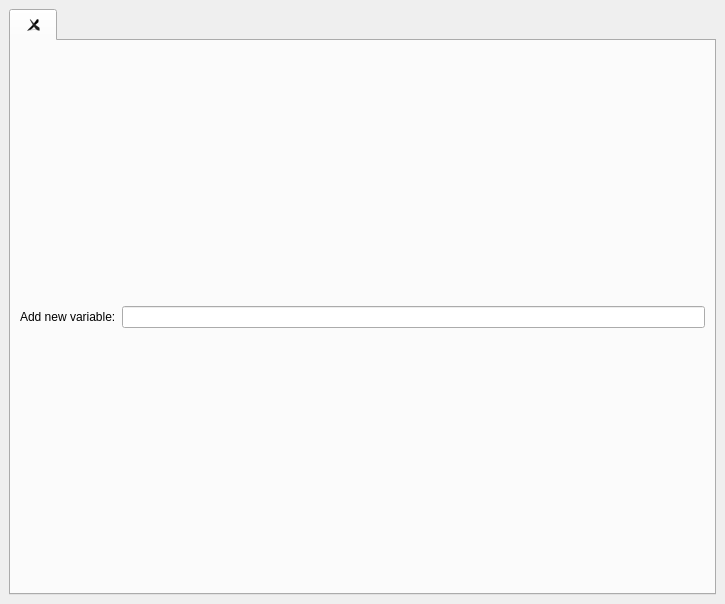
<?xml version="1.0" encoding="UTF-8"?>
<ui version="4.0">
 <class>DynRecMainWindow</class>
 <widget class="QMainWindow" name="DynRecMainWindow">
  <property name="geometry">
   <rect>
    <x>0</x>
    <y>0</y>
    <width>725</width>
    <height>604</height>
   </rect>
  </property>
  <property name="sizePolicy">
   <sizepolicy hsizetype="Expanding" vsizetype="Expanding">
    <horstretch>0</horstretch>
    <verstretch>0</verstretch>
   </sizepolicy>
  </property>
  <property name="windowTitle">
   <string>MainWindow</string>
  </property>
  <widget class="QWidget" name="centralwidget">
   <property name="sizePolicy">
    <sizepolicy hsizetype="Expanding" vsizetype="Expanding">
     <horstretch>0</horstretch>
     <verstretch>0</verstretch>
    </sizepolicy>
   </property>
   <property name="layoutDirection">
    <enum>Qt::RightToLeft</enum>
   </property>
   <layout class="QGridLayout" name="gridLayout">
    <item row="0" column="0">
     <widget class="QTabWidget" name="VariableTabs">
      <property name="sizePolicy">
       <sizepolicy hsizetype="Expanding" vsizetype="Expanding">
        <horstretch>0</horstretch>
        <verstretch>0</verstretch>
       </sizepolicy>
      </property>
      <property name="layoutDirection">
       <enum>Qt::LeftToRight</enum>
      </property>
      <property name="currentIndex">
       <number>0</number>
      </property>
      <property name="tabsClosable">
       <bool>true</bool>
      </property>
      <widget class="QWidget" name="AddVariable">
       <property name="sizePolicy">
        <sizepolicy hsizetype="Expanding" vsizetype="Expanding">
         <horstretch>0</horstretch>
         <verstretch>0</verstretch>
        </sizepolicy>
       </property>
       <attribute name="title">
        <string/>
       </attribute>
       <layout class="QHBoxLayout" name="horizontalLayout">
        <item>
         <widget class="QLabel" name="labelAddNewVariable">
          <property name="text">
           <string>Add new variable:</string>
          </property>
         </widget>
        </item>
        <item>
         <widget class="QLineEdit" name="newVariableName"/>
        </item>
       </layout>
      </widget>
     </widget>
    </item>
   </layout>
  </widget>
 </widget>
 <resources/>
 <connections/>
</ui>
